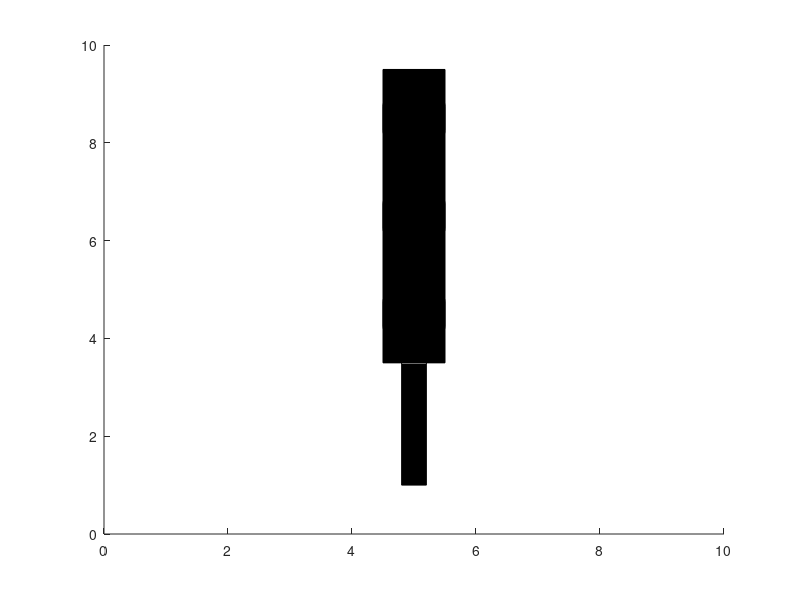

Source code (MATLAB): (Note: this script raises an error after producing the figure.)
axis([0 10 0 10])

R1 = rectangle('Position',[4.5 3.5 1 6],'FaceColor','black');
R2 = rectangle('Position',[4.8 1 0.4 2.5],'FaceColor','black');

L1 = rectangle('Position',[4.5 4 1 1],'Curvature',[0.5 0.5]);
L2 = rectangle('Position',[4.5 6 1 1],'Curvature',[0.5 0.5]);
L3 = rectangle('Position',[4.5 8 1 1],'Curvature',[0.5 0.5]);

while 1
L3.FaceColor='red';
pause(1.5)
L3.FaceColor='cyan';

L2.FaceColor='yellow';
pause(1.5)
L2.FaceColor='cyan';

L1.FaceColor='green';
pause(1.5)
L1.FaceColor='cyan';

end